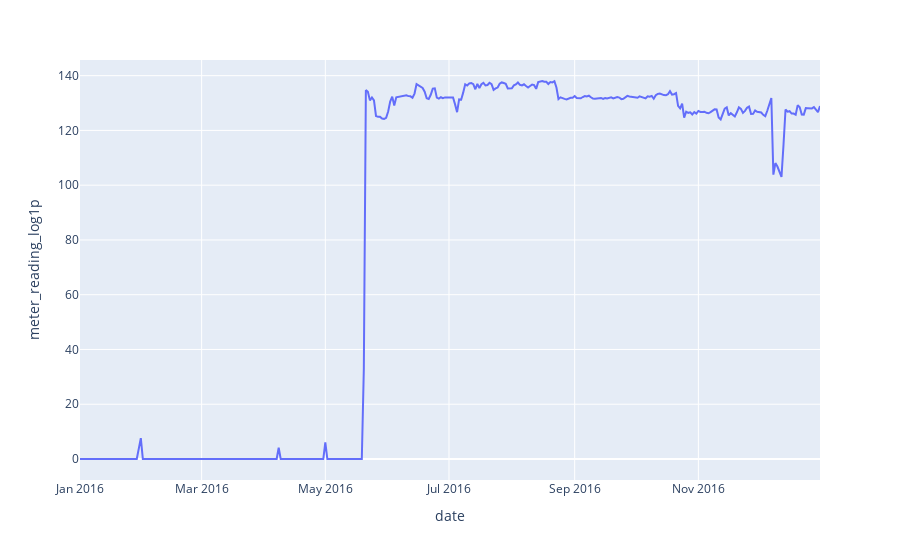

Notebook code for this chart:
### Code cell
plot_date_usage(train_df, meter=0, building_id=0)

### Figure 1 — Plotly figure (JSON) as saved in the notebook; plotly's stock layout.template omitted (floating-point values rounded to 4 significant figures; data arrays with more than 128 entries replaced by an {"elided": "..."} marker saying what was removed)
{"data": [{"hovertemplate": "date=%{x}<br>meter_reading_log1p=%{y}<extra></extra>", "legendgroup": "", "line": {"color": "#636efa", "dash": "solid"}, "marker": {"symbol": "circle"}, "mode": "lines", "name": "", "orientation": "v", "showlegend": false, "type": "scatter", "x": {"elided": "366 str values"}, "xaxis": "x", "y": {"elided": "366 float values"}, "yaxis": "y"}], "layout": {"autosize": true, "legend": {"tracegroupgap": 0}, "margin": {"t": 60}, "xaxis": {"anchor": "y", "autorange": true, "domain": [0, 1], "range": ["2016-01-01", "2016-12-31"], "title": {"text": "date"}, "type": "date"}, "yaxis": {"anchor": "x", "autorange": true, "domain": [0, 1], "range": [-7.669, 145.7], "title": {"text": "meter_reading_log1p"}, "type": "linear"}}}
